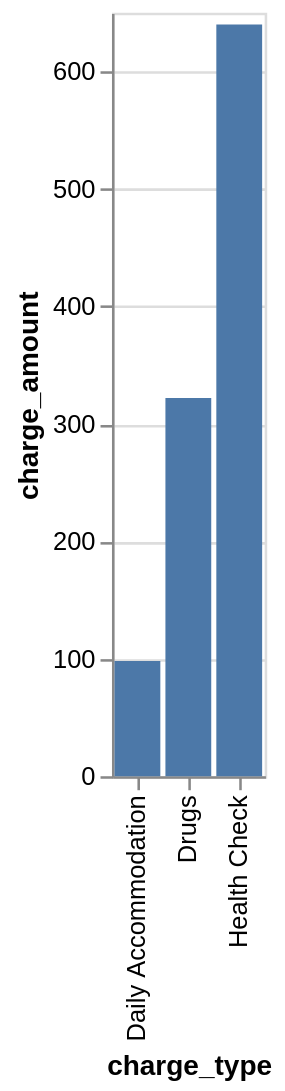

This figure's Vega-Lite source:
### Vega-Lite specification from a JSON file in a GitHub repository (floating-point values rounded to 4 significant figures)
{"data": {"values": [{"x_data": "Daily Accommodation", "y_data": 98}, {"x_data": "Drugs", "y_data": 322}, {"x_data": "Health Check", "y_data": 640}]}, "mark": "bar", "encoding": {"x": {"field": "x_data", "type": "nominal", "title": "charge_type", "sort": {"op": "sum", "field": "y_data", "order": "ascending"}}, "y": {"field": "y_data", "type": "quantitative", "title": "charge_amount"}}}
